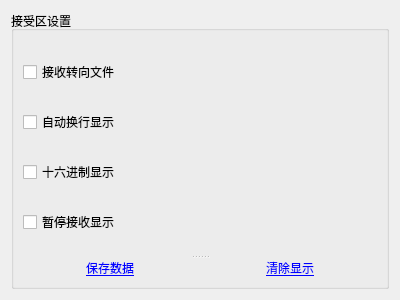
<?xml version="1.0" encoding="UTF-8"?>
<ui version="4.0">
 <class>recevierSettingForm</class>
 <widget class="QWidget" name="recevierSettingForm">
  <property name="geometry">
   <rect>
    <x>0</x>
    <y>0</y>
    <width>400</width>
    <height>300</height>
   </rect>
  </property>
  <property name="windowTitle">
   <string>Form</string>
  </property>
  <property name="styleSheet">
   <string notr="true">QPushButton{
	
	font: 25 9pt &quot;Alibaba PuHuiTi 3.0&quot;;
	text-decoration: underline;
	color: rgb(0, 0, 255);
	background-color:transparent;
	border:none;
}</string>
  </property>
  <layout class="QVBoxLayout" name="verticalLayout_3">
   <item>
    <widget class="QGroupBox" name="groupBox">
     <property name="minimumSize">
      <size>
       <width>220</width>
       <height>180</height>
      </size>
     </property>
     <property name="font">
      <font>
       <pointsize>9</pointsize>
      </font>
     </property>
     <property name="title">
      <string>接受区设置</string>
     </property>
     <layout class="QVBoxLayout" name="verticalLayout_2">
      <item>
       <widget class="QSplitter" name="splitter">
        <property name="orientation">
         <enum>Qt::Vertical</enum>
        </property>
        <widget class="QWidget" name="layoutWidget">
         <layout class="QVBoxLayout" name="verticalLayout">
          <property name="sizeConstraint">
           <enum>QLayout::SetMinimumSize</enum>
          </property>
          <item>
           <widget class="QCheckBox" name="checkBox">
            <property name="font">
             <font>
              <pointsize>9</pointsize>
             </font>
            </property>
            <property name="toolTip">
             <string>将接收到的数据直接存储到文件</string>
            </property>
            <property name="toolTipDuration">
             <number>1000</number>
            </property>
            <property name="text">
             <string>接收转向文件</string>
            </property>
           </widget>
          </item>
          <item>
           <widget class="QCheckBox" name="checkBox_2">
            <property name="font">
             <font>
              <pointsize>9</pointsize>
             </font>
            </property>
            <property name="toolTip">
             <string>每次接收到信息就换行</string>
            </property>
            <property name="toolTipDuration">
             <number>1000</number>
            </property>
            <property name="text">
             <string>自动换行显示</string>
            </property>
           </widget>
          </item>
          <item>
           <widget class="QCheckBox" name="checkBox_3">
            <property name="font">
             <font>
              <pointsize>9</pointsize>
             </font>
            </property>
            <property name="toolTip">
             <string>将接收到的数据以十六进制进行显示</string>
            </property>
            <property name="toolTipDuration">
             <number>1000</number>
            </property>
            <property name="text">
             <string>十六进制显示</string>
            </property>
           </widget>
          </item>
          <item>
           <widget class="QCheckBox" name="checkBox_4">
            <property name="font">
             <font>
              <pointsize>9</pointsize>
             </font>
            </property>
            <property name="toolTip">
             <string>暂停接收区显示</string>
            </property>
            <property name="toolTipDuration">
             <number>1000</number>
            </property>
            <property name="text">
             <string>暂停接收显示</string>
            </property>
           </widget>
          </item>
         </layout>
        </widget>
        <widget class="QWidget" name="layoutWidget_2">
         <layout class="QHBoxLayout" name="horizontalLayout">
          <property name="sizeConstraint">
           <enum>QLayout::SetMaximumSize</enum>
          </property>
          <item>
           <widget class="QPushButton" name="saveDataButton">
            <property name="font">
             <font>
              <family>Alibaba PuHuiTi 3.0</family>
              <pointsize>9</pointsize>
              <weight>3</weight>
              <italic>false</italic>
              <bold>false</bold>
              <underline>true</underline>
             </font>
            </property>
            <property name="cursor">
             <cursorShape>PointingHandCursor</cursorShape>
            </property>
            <property name="toolTip">
             <string>将接收区的数据保存到目标路径</string>
            </property>
            <property name="toolTipDuration">
             <number>1000</number>
            </property>
            <property name="text">
             <string>保存数据</string>
            </property>
           </widget>
          </item>
          <item>
           <widget class="QPushButton" name="clearButton">
            <property name="font">
             <font>
              <family>Alibaba PuHuiTi 3.0</family>
              <pointsize>9</pointsize>
              <weight>3</weight>
              <italic>false</italic>
              <bold>false</bold>
              <underline>true</underline>
             </font>
            </property>
            <property name="cursor">
             <cursorShape>PointingHandCursor</cursorShape>
            </property>
            <property name="toolTip">
             <string>清除显示区的数据</string>
            </property>
            <property name="toolTipDuration">
             <number>1000</number>
            </property>
            <property name="text">
             <string>清除显示</string>
            </property>
           </widget>
          </item>
         </layout>
        </widget>
       </widget>
      </item>
     </layout>
    </widget>
   </item>
  </layout>
 </widget>
 <resources/>
 <connections/>
</ui>
